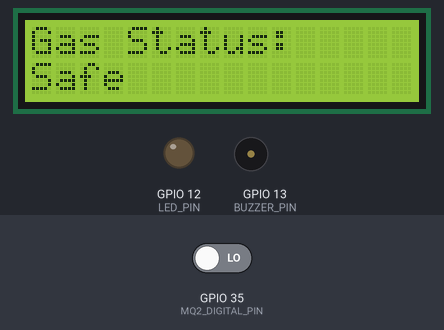
Simulated run of this sketch. Board: ESP32. Shown: 16×2 character LCD, output pins drawn as LEDs (lit = HIGH), buzzer (waves = sounding, pin HIGH). The inputs (shaded band) are chosen by the test bench; at power-on: GPIO 35 (MQ2_DIGITAL_PIN) LOW. What the sketch prints to the serial monitor is not drawn.

Above: at 3.2 s.
3.3 s: GPIO 35 (MQ2_DIGITAL_PIN) driven HIGH
At 4.5 s:
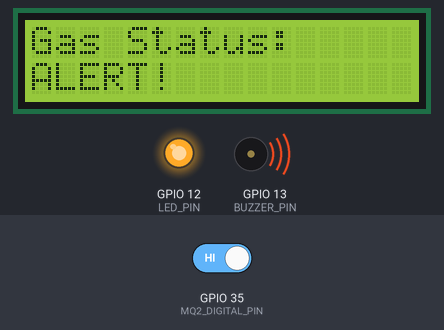
5.6 s: GPIO 35 (MQ2_DIGITAL_PIN) driven LOW
At 7.5 s:
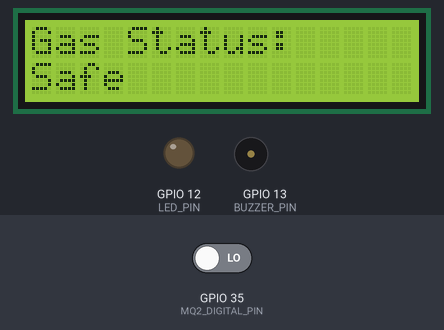
Timing chart, 0 to 9.0 s (numbered marks = the images above; inputs shaded):
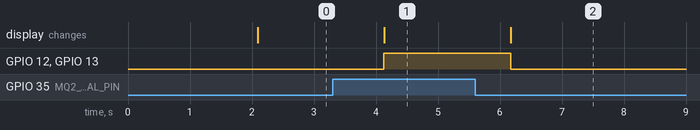

Measured:
- after the input at 3.3 s, GPIO 12 (LED_PIN), GPIO 13 (BUZZER_PIN): LOW → HIGH after 0.83 s; the display: changes after 0.84 s (image 1)
- after the input at 5.6 s, GPIO 12 (LED_PIN), GPIO 13 (BUZZER_PIN): HIGH → LOW after 0.57 s; the display: changes after 0.57 s (image 2)

The sketch:

works.ino
```cpp
#include <Wire.h>
#include <LiquidCrystal_I2C.h>

// Define I2C pins for ESP32
#define SDA_PIN 21
#define SCL_PIN 22

// MQ-2 Sensor Pins
#define MQ2_DIGITAL_PIN 35 // D0 (Digital Output) from MQ-2

// Buzzer and LED Pins
#define BUZZER_PIN 13
#define LED_PIN 12

// LCD I2C Address (0x27 or 0x3F)
LiquidCrystal_I2C lcd(0x27, 16, 2);

void setup() {
  Serial.begin(115200);
  Serial.println("ESP32 MQ-2 Gas Detector");

  // Initialize I2C for LCD
  Wire.begin(SDA_PIN, SCL_PIN);
  lcd.init();
  lcd.backlight();
  lcd.setCursor(0, 0);
  lcd.print("MQ-2 Gas Sensor");

  // Set pin modes
  pinMode(MQ2_DIGITAL_PIN, INPUT);
  pinMode(BUZZER_PIN, OUTPUT);
  pinMode(LED_PIN, OUTPUT);

  // Ensure LED & Buzzer are OFF at startup
  digitalWrite(BUZZER_PIN, LOW);
  digitalWrite(LED_PIN, LOW);

  delay(2000);
}

void loop() {
  int gasDetected = digitalRead(MQ2_DIGITAL_PIN); // Read D0 signal (HIGH/LOW)

  Serial.print("Gas Status: ");
  Serial.println(gasDetected == HIGH ? "DANGER" : "SAFE");

  // Update LCD
  lcd.clear();
  lcd.setCursor(0, 0);
  lcd.print("Gas Status:");

  if (gasDetected == HIGH) { // Gas detected
    Serial.println("WARNING: High Gas Level!");
    digitalWrite(BUZZER_PIN, HIGH);
    digitalWrite(LED_PIN, HIGH);
    lcd.setCursor(0, 1);
    lcd.print("ALERT!");
  } else { // Safe
    digitalWrite(BUZZER_PIN, LOW);
    digitalWrite(LED_PIN, LOW);
    lcd.setCursor(0, 1);
    lcd.print("Safe");
  }

  delay(1000); // Update every second
}
```
